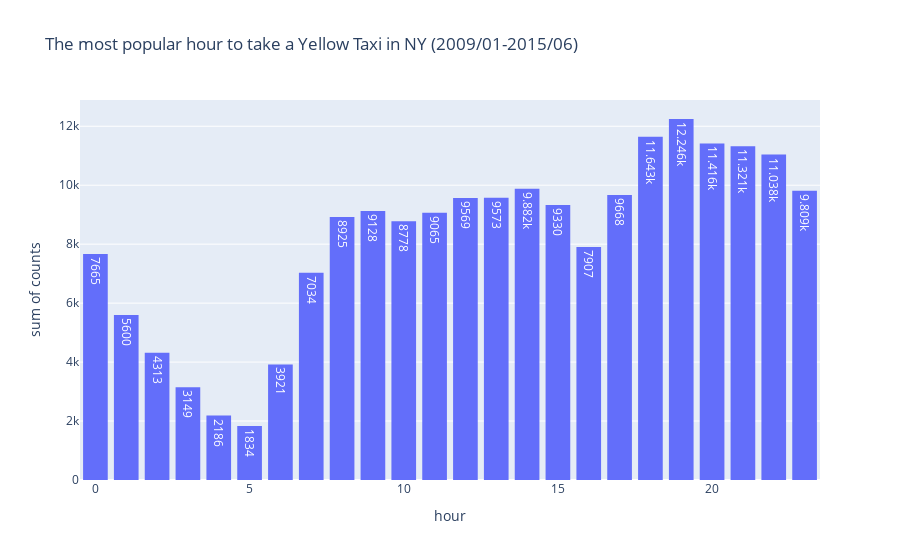

Notebook cell for this chart:
### Code cell
taxi_hour_df = get_popular_taxi_hour_df()
plot_popular_hour(taxi_hour_df)

# Fix the Ploty diagram not display in Github
if os.path.isfile(os.path.join(os.getcwd(), "plot1.png")):
    i = Image(filename="plot1.png")
    display(i)

### Figure 1 — Plotly figure (JSON) as saved in the notebook; plotly's stock layout.template omitted (floating-point values rounded to 4 significant figures)
{"data": [{"alignmentgroup": "True", "bingroup": "x", "histfunc": "sum", "hovertemplate": "hour=%{x}<br>sum of counts=%{y}<extra></extra>", "legendgroup": "", "marker": {"color": "#636efa", "pattern": {"shape": ""}}, "name": "", "nbinsx": 24, "offsetgroup": "", "orientation": "v", "showlegend": false, "texttemplate": "%{value}", "type": "histogram", "x": [0, 1, 2, 3, 4, 5, 6, 7, 8, 9, 10, 11, 12, 13, 14, 15, 16, 17, 18, 19, 20, 21, 22, 23], "xaxis": "x", "y": [7665, 5600, 4313, 3149, 2186, 1834, 3921, 7034, 8925, 9128, 8778, 9065, 9569, 9573, 9882, 9330, 7907, 9668, 11643, 12246, 11416, 11321, 11038, 9809], "yaxis": "y"}], "layout": {"bargap": 0.2, "barmode": "relative", "legend": {"tracegroupgap": 0}, "title": {"text": "The most popular hour to take a Yellow Taxi in NY (2009/01-2015/06)"}, "xaxis": {"anchor": "y", "domain": [0, 1], "title": {"text": "hour"}}, "yaxis": {"anchor": "x", "domain": [0, 1], "title": {"text": "sum of counts"}}}}
